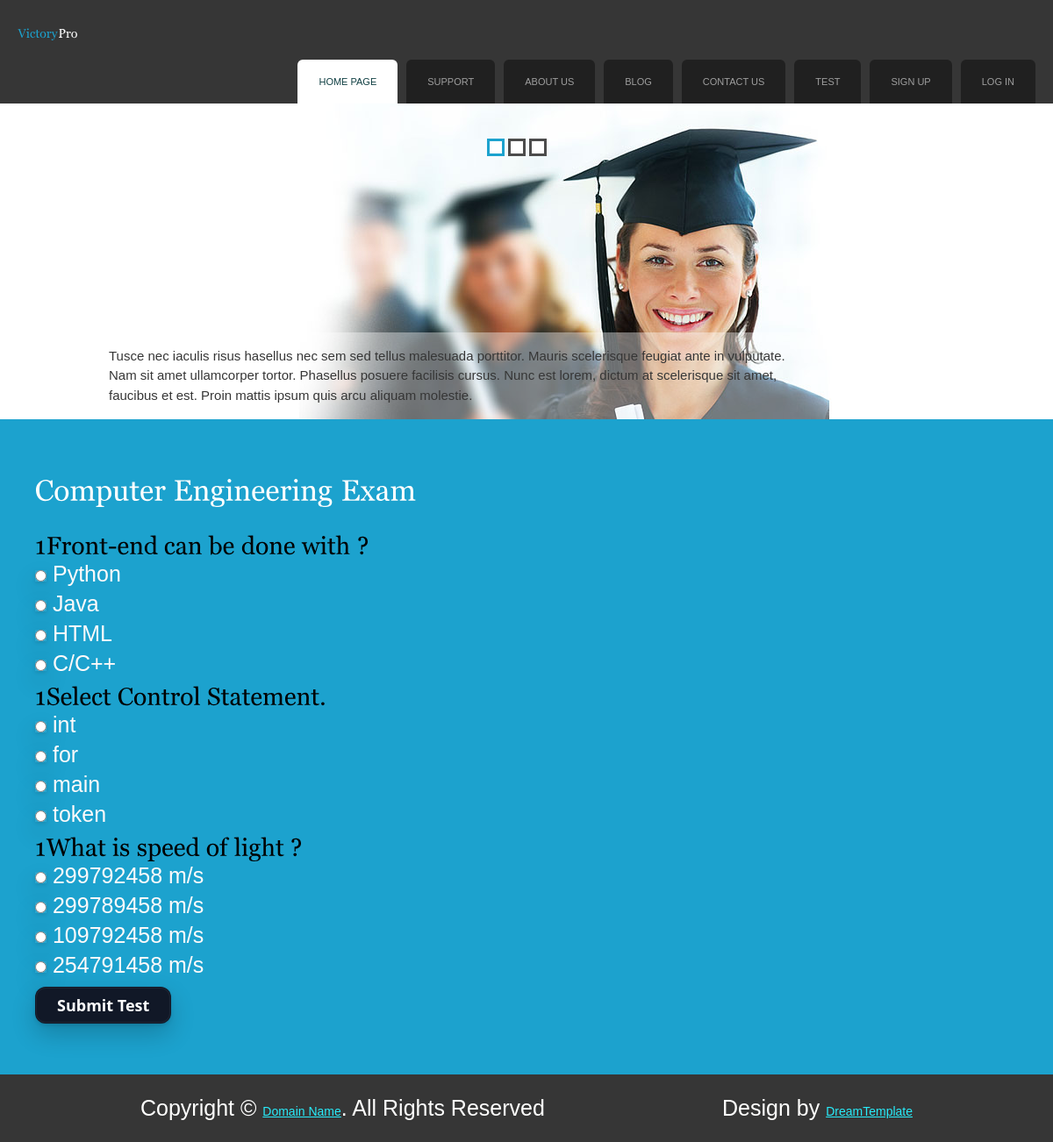
The app's page /startTest/Computer Engineering/ with its own data.
### onlineexamapp/models.py (models this page shows, shortened)
class QuestionDetail(models.Model):
    courseName = models.ForeignKey(CourseDetail, on_delete=models.CASCADE)
    question = models.TextField(default="")
    option1 = models.CharField(max_length = 100)
    option2 = models.CharField(max_length = 100)
    option3 = models.CharField(max_length = 100)
    option4 = models.CharField(max_length = 100)
    answer = models.CharField(max_length = 100)

### onlineexamapp/views.py (the view)
# urls.py: path('startTest/<str:courseName>/', views.startTest, name='startTest'),
def startTest(request, courseName):
    courseDetail = CourseDetail.objects.get(courseName = courseName)
    questionDetail = QuestionDetail.objects.filter(courseName = courseDetail)
    return render(request, 'testPage.html', { 'questionDetail': questionDetail, 'courseName': courseDetail.courseName })

### onlineexamapp/templates/testPage.html (shortened to what this page needs)
{% extends 'header.html' %}
{% load static %}
{% block content %}
<!DOCTYPE html
  PUBLIC "-//W3C//DTD XHTML 1.0 Transitional//EN" "http://www.w3.org/TR/xhtml1/DTD/xhtml1-transitional.dtd">
<html xmlns="http://www.w3.org/1999/xhtml">
<head>
</head>
<body>
  <div class="main">
    <div class="content">
      <div class="content_resize">
        <div class="mainbar">
          <div class="article">
            {% if courseName %}
            <h2><span>{{courseName}}</span> Exam</h2>
            {% endif %}
          </div>
          <div class="article">
            <form action="{% url 'submitTest' %}" method="post">
              <div style="margin: 30px 0px 40px 0px;">
                {% for i in questionDetail %}
                <h3>{{1}}{{i.question}}</h3>
                <p><input type="radio" name="{{i.id}}" value="Option 1"> {{i.option1}}</p>
                <p><input type="radio" name="{{i.id}}" value="Option 2"> {{i.option2}}</p>
                <p><input type="radio" name="{{i.id}}" value="Option 3"> {{i.option3}}</p>
                <p><input type="radio" name="{{i.id}}" value="Option 4"> {{i.option4}}</p>
                {% endfor %}
                <div style="display: flex; justify-content: space-between; margin-right: 130px;">
                    <input type="submit" name="submitTest" id="submitTest" value="Submit Test" class="send" />
                </div>
              </div>
            </form>
          </div>
        </div>
      </div>
    </div>
  </div>
</body>
</html>
{% endblock %}

### onlineexamapp/static/css/style.css (style rules this page uses)
body { margin:0; padding:0; width:100%; color:#28ecfa; font:normal 12px/1.5em "Liberation sans", Arial, Helvetica, sans-serif; background:#1ca2ce url(../images/main_bg.gif) repeat-x left top; }
html, .main { padding:0; margin:0; }
h2 { margin:8px 0; padding:8px 0; font-size:25px; font-weight:normal; color:#353c46; }
p { margin:8px 0; padding:0 0 8px 0; }
.header, .content, .menu_nav, .fbg, .footer, form, ol, ol li, ul, .content .mainbar, .content .sidebar { margin:0; padding:0; }
.content { padding:0; }
.content_resize { margin:0 auto; padding:18px 0; width:1160px; }
.content .mainbar { margin:0; padding:0; float:left; width:660px; }
.content .mainbar h2 { margin-bottom:0; padding-bottom:0; font-size:33px; line-height:1.2em; color:#fffffe; }
.content .mainbar .article { margin:0 0 32px; padding:0 0 0 20px; }
div { font-family: 'Trebuchet MS', 'Lucida Sans Unicode', 'Lucida Grande', 'Lucida Sans', Arial, sans-serif; font-size: 14px; color: snow; }
input { border: 0px solid #114044; border-radius: 7px; box-shadow: rgba(0, 0, 0, 0.2) 0px 12px 28px 0px, rgba(0, 0, 0, 0.1) 0px 2px 4px 0px, rgba(255, 255, 255, 0.05) 0px 0px 0px 1px inset; }
.send { background-color: #111827; border: 1px solid transparent; border-radius: .75rem; box-sizing: border-box; color: #FFFFFF; cursor: pointer; flex: 0 0 auto; font-family: "Inter var",ui-sans-serif,system-ui,-apple-system,system-ui,"Segoe UI",Roboto,"Helvetica Neue",Arial,"Noto Sans",sans-serif,"Apple Color Emoji","Segoe UI Emoji","Segoe UI Symbol","Noto Color Emoji"; font-size: 1.125rem; font-weight: 600; line-height: 1.0rem; padding: .75rem 1.2rem; text-align: center; text-decoration: none #6B7280 solid; text-decoration-thickness: auto; transition-duration: .2s; transition-property: background-color,border-color,color,fill,stroke; transition-timing-function: cubic-bezier(.4, 0, 0.2, 1); user-select: none; -webkit-user-select: none; touch-action: manipulation; width: auto; }
@media (min-width: 768px) { .send { padding: .75rem 1.5rem; } }

### onlineexamapp/templates/testPage.html (style rules this page uses)
h3 { color: black; }
p { font-size: 25px; }

### records on screen
QuestionDetail: option1 "Python", option2 "Java", option3 "HTML", option4 "C/C++"
QuestionDetail: option1 "int", option2 "for", option3 "main", option4 "token"
QuestionDetail: option1 "299792458 m/s", option2 "299789458 m/s", option3 "109792458 m/s", option4 "254791458 m/s"
